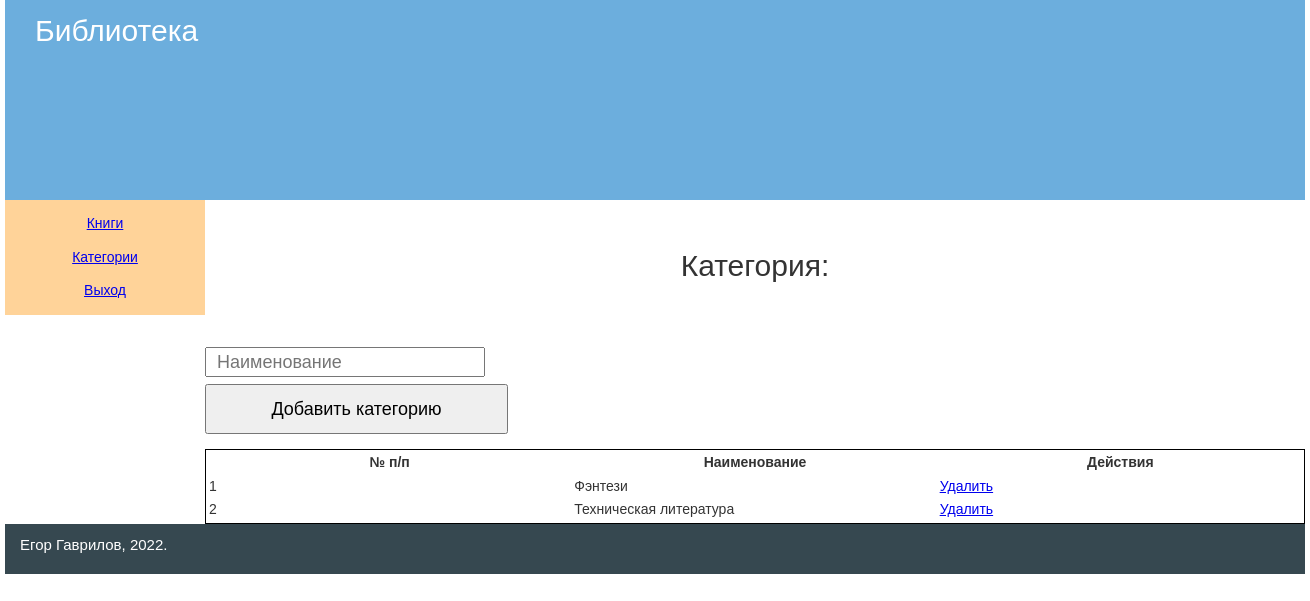
Before: /adminka/categories.php with the older database file.
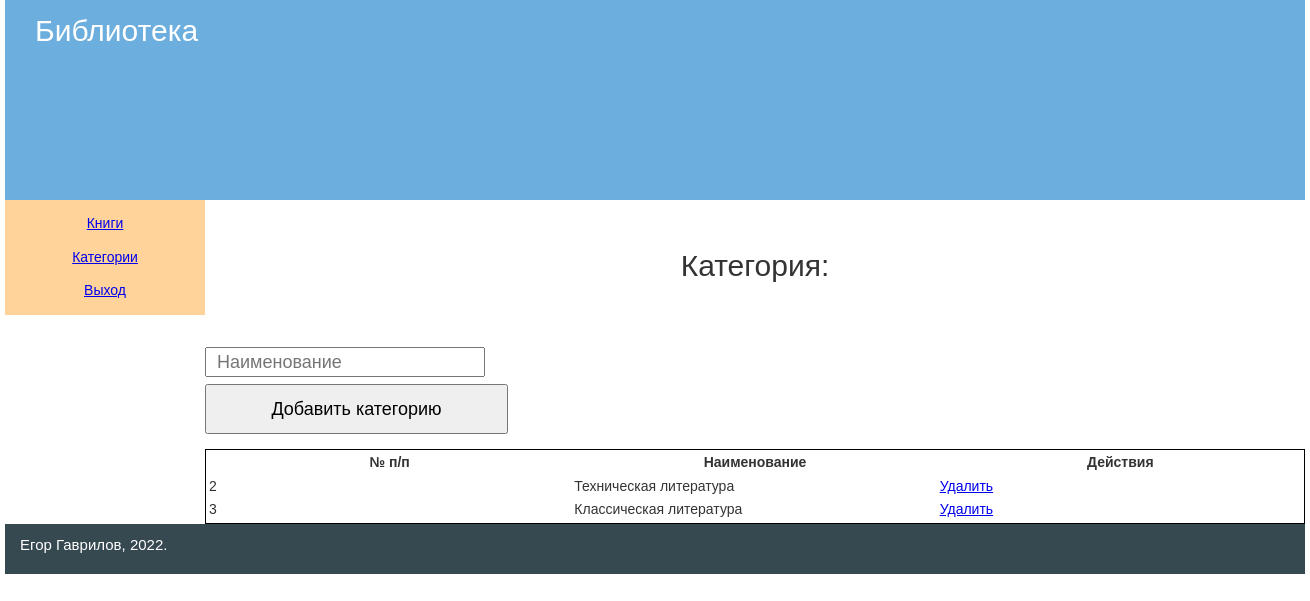
After: the same page with the newer database file.
### tables this page shows
CREATE TABLE `category` (
  `id` int(11) NOT NULL,
  `category_name` text NOT NULL
);

### adminka/categories.php (called while the page is built)
<?php
include "components/header.php";
include "components/contents/categories.php";
include "components/sidebar.php";
include "../components/footer.php";

### adminka/components/contents/categories.php (the view, shortened to what this page needs)
<div class="container clearfix">
    <main class="content">
        <p style="text-align: center; font-size: 30px; margin: 0; padding: 1.5em 0;">Категория:</p>
        <div class="reg_form">
            <form method="POST">
                <input type="text" name="name_cat" placeholder="Наименование">
                <input type="submit" name="add_cat" value="Добавить категорию">
            </form>
        </div>
        <table>
            <tr>
                <th>№ п/п</th>
                <th>Наименование</th>
                <th>Действия</th>
            </tr>
            <?php
            $str_out_cat = "SELECT * FROM `category`";
            $run_out_cat = mysqli_query($connect, $str_out_cat);
            while ($out_cat = mysqli_fetch_array($run_out_cat)) {
                echo "
                <tr>
                    <td>$out_cat[id]</td>
                    <td>$out_cat[category_name]</td>
                    <td>
                        <a href='controllers/del.php?del_cat=$out_cat[id]' class=delete>
                            Удалить
                        </a>
                    </td>
                </tr>
                ";
            }
            ?>
        </table>
    </main>

Changed rows visible on the page:
removed category: id "1", category_name "Фэнтези"
added category: id "3", category_name "Классическая литература"
